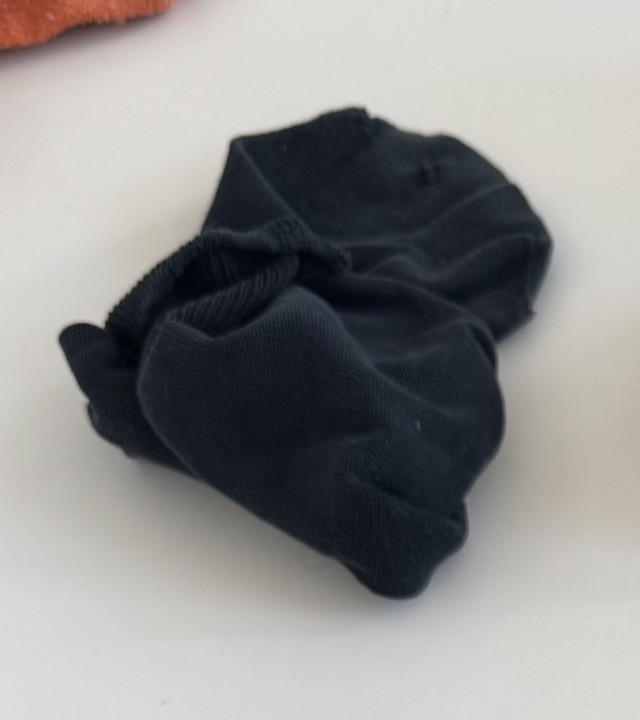
#> input picture colour_classifier/samples/closeup_teach/black.jpg, 640 x 720 px
$ python robot_integration_example.py samples/closeup_teach/black.jpg
#> lines starting #> are read from the running program, lines starting #| are printed output that depends on the picture
### colour_classifier/sock_classifier.py
"""Sock colour classifier. Two modes:

CLOSE-UP (current plan): the arm moves to each known spot and the wrist camera
points straight at one sock. We read the middle of the frame and return one colour.

    from sock_classifier import ArmCamera, read_sock_colour
    cam = ArmCamera(0)                     # wrist webcam index (or IP-cam URL); open once
    colour = read_sock_colour(cam)         # arm at the spot -> "blue" / "empty" / "unknown"

  or, if LeRobot already owns the camera:
    colour = identify_sock(robot.get_observation()["wrist"])

  Setup (with the real wrist camera, at the real close-up pose):
    python sock_classifier.py closeup-teach --camera 1   # SPACE per sock, type its colour
    python sock_classifier.py closeup-run   --camera 1   # live check

SCAN (kept for later): the arm parks at a "scan" (null) pose where the wrist camera sees every sock
spot. Because the pose is repeatable, each spot is a fixed box in the image,
and we only need to say which colour sits in each box.

Robot integration (same Python process as the LeRobot code):

    from sock_classifier import identify_socks
    obs = robot.get_observation()          # arm parked at the scan pose
    socks = identify_socks(obs["wrist"])   # LeRobot frames are RGB (the default here)
    # -> {"spot1": "black", "spot2": "white", "spot3": "empty", "spot4": "unknown"}

Each value is a taught colour name, "empty" (if taught), or "unknown" (nothing
close enough, so don't act on it). Spots come back in a fixed order (spot1, spot2, ...).

Setup workflow (arm parked at the scan pose each time; pass the same
--width/--height as the robot's camera config):
  python sock_classifier.py capture --camera 1           # align camera, SPACE saves a picture
  python sock_classifier.py spots --image captures/latest.png   # draw a box per spot + bare table
  python sock_classifier.py teach --image captures/latest.png   # type the colour in each spot
  python sock_classifier.py run   --camera 1             # live {spot: colour}

--spots other.json uses a different set of spots (e.g. for a test photo).
`spots` / `teach` with --camera instead of --image open the same live preview
first. `teach` before `spots` exists (or with --free) lets you box each sock by
hand, so colours can be taught before the spots are decided.
"""

import argparse
import json
import sys
import time
from pathlib import Path

import cv2
import numpy as np

HERE = Path(__file__).parent
SPOTS_FILE = HERE / "spots.json"
COLOURS_FILE = HERE / "colours.json"
CLOSEUP_COLOURS_FILE = HERE / "colours_closeup.json"
# Used until `closeup-teach` has been run on this machine: taught from phone photos of our socks.
SAMPLE_CLOSEUP_COLOURS_FILE = HERE / "samples" / "colours_closeup_phone.json"
CAPTURE_DIR = HERE / "captures"

# Only the centre of each box is used, so small pose errors don't pull in the table.
SHRINK = 0.2
# A reading is "unknown" (not confident) when either:
#  - it's farther than MAX_DIST (Lab delta-E) from every taught colour, or
#  - the best match isn't clearly better than the runner-up: best distance must be
#    at most MAX_RATIO x the second-best (0.6 = runner-up at least ~1.7x farther).
MAX_DIST = 25.0
MAX_RATIO = 0.6
# Every frame is rescaled so the bare-table box reads this grey, cancelling
# exposure / white-balance drift (otherwise a dim white sock looks like the table).
TABLE_GREY = 180.0
# Close-up mode reads a centred box this fraction of the frame's width/height.
CENTRE = 0.5
# Cheap webcam handling: frames per reading (averaged + voted), seconds to let
# auto-exposure settle after opening (first frames are dark), and stale frames
# dropped before each reading (so we don't read what the camera saw mid-move).
N_FRAMES = 5
WARMUP_S = 1.5
FLUSH_FRAMES = 5
# Windows are shown at most this wide so they fit on a laptop screen.
DISPLAY_WIDTH = 1280

UNKNOWN, EMPTY = "unknown", "empty"
GREEN, ORANGE, YELLOW = (0, 220, 0), (0, 160, 255), (0, 255, 255)


# ── colour maths ────────────────────────────────────────────────────────────

def crop(frame: np.ndarray, box: list[float]) -> np.ndarray:
    """Centre part of a normalised (x, y, w, h) box."""
    h, w = frame.shape[:2]
    x, y, bw, bh = box
    x0 = int((x + bw * SHRINK / 2) * w)
    y0 = int((y + bh * SHRINK / 2) * h)
    x1 = int((x + bw * (1 - SHRINK / 2)) * w)
    y1 = int((y + bh * (1 - SHRINK / 2)) * h)
    return frame[y0:max(y1, y0 + 1), x0:max(x1, x0 + 1)]


# [11 lines left out: functions table_scale, spot_lab, not called in this run]


def sock_spots(spots: dict) -> dict:
    return {k: v for k, v in spots.items() if not k.startswith("_")}


def to_bgr_uint8(image, rgb: bool) -> np.ndarray:
    """Accept numpy or torch, HWC or CHW, uint8 or float in [0, 1]; return BGR uint8 HWC."""
    if hasattr(image, "detach"):  # torch tensor
        image = image.detach().cpu().numpy()
    image = np.asarray(image)
    if image.ndim == 4 and image.shape[0] == 1:  # batch of one
        image = image[0]
    if image.ndim != 3:
        raise ValueError(f"Expected a colour image, got shape {image.shape}")
    if image.shape[0] == 3 and image.shape[-1] != 3:  # CHW -> HWC
        image = np.transpose(image, (1, 2, 0))
    if image.dtype != np.uint8:
        image = image.astype(np.float32)
        if image.max() <= 1.0:
            image = image * 255.0
        image = np.clip(image, 0, 255).astype(np.uint8)
    return cv2.cvtColor(image, cv2.COLOR_RGB2BGR) if rgb else image


def ranked(lab: np.ndarray, refs: dict[str, np.ndarray]) -> list[tuple[float, str]]:
    """[(distance, colour), ...] from closest to farthest taught colour."""
    return sorted((float(np.linalg.norm(r - lab, axis=1).min()), c) for c, r in refs.items())


def nearest(lab: np.ndarray, refs: dict[str, np.ndarray], max_dist: float = MAX_DIST,
            max_ratio: float = MAX_RATIO) -> tuple[str, float]:
    """Closest taught colour and its distance, or "unknown" if it isn't a confident match:
    too far from every taught colour, or almost as close to a second colour."""
    ranking = ranked(lab, refs)
    best_d, best = ranking[0]
    if best_d > max_dist:
        return UNKNOWN, best_d
    if len(ranking) > 1 and best_d > max_ratio * ranking[1][0]:
        return UNKNOWN, best_d
    return best, best_d


# [6 lines left out: function describe, not called in this run]


def centre_box(frac: float = CENTRE) -> list[float]:
    return [(1 - frac) / 2, (1 - frac) / 2, frac, frac]


def load_json(path: Path, hint: str) -> dict:
    if not path.exists():
        raise FileNotFoundError(f"{path} not found. {hint}")
    return json.loads(path.read_text())


class SockClassifier:
    """Loads spots.json + colours.json once; classify() is then a few milliseconds per frame."""

    # [39 lines left out: functions __init__, reload, colour_names, _check_size, classify_detailed, not called in this run]

    def classify(self, image, rgb: bool = True) -> dict[str, str]:
        """Return {spot: colour} for every spot. `rgb=False` for raw OpenCV (BGR) frames."""
        return {k: v[0] for k, v in self.classify_detailed(image, rgb).items()}


_default: SockClassifier | None = None


# [11 lines left out: function identify_socks, not called in this run]


class CloseUpClassifier:
    """Close-up mode: the camera points straight at one sock; returns its colour.

    No lighting correction here (there's no bare table in view), so teach the
    colours with the same camera at the same pose the robot uses.
    """

    def __init__(self, colours_file=None, centre=CENTRE, max_dist=MAX_DIST, max_ratio=MAX_RATIO):
        if colours_file is None:
            colours_file = CLOSEUP_COLOURS_FILE
            if not colours_file.exists():
                colours_file = SAMPLE_CLOSEUP_COLOURS_FILE
                print(f"[sock_classifier] No {CLOSEUP_COLOURS_FILE.name} yet, using the sample colours from phone "
                      "photos. Run `closeup-teach` with the arm camera for reliable results.")
        self.colours_file, self.box, self.max_dist = Path(colours_file), centre_box(centre), max_dist
        self.max_ratio = max_ratio
        self.reload()

    def reload(self):
        """Re-read the colours, e.g. after re-running `closeup-teach` while the robot program runs."""
        self.colours = load_json(self.colours_file, "Run `sock_classifier.py closeup-teach` first.")
#> (reads colour_classifier/colours_closeup.json from the repository)
        if not self.colours:
            raise ValueError(f"{self.colours_file.name} has no colours. Run `sock_classifier.py closeup-teach`.")
        self.refs = {c: np.array(r, dtype=np.float32) for c, r in self.colours.items()}

    # [4 lines left out: function colour_names, not called in this run]

    def lab(self, image, rgb: bool = True) -> np.ndarray:
        return closeup_lab(to_bgr_uint8(image, rgb), self.box)

    def classify_detailed(self, image, rgb: bool = True) -> tuple[str, float]:
        """(colour, distance); distance < ~10 is a confident match. "unknown" when not
        confident: far from every taught colour, or nearly as close to two colours.

        `image` can be one frame or a list of frames. With several frames their colours
        are averaged (beats webcam noise) and each frame votes; if most frames disagree
        with the result (arm still moving, sock half in view) it returns "unknown".
        """
        frames = image if isinstance(image, (list, tuple)) else [image]
        labs = [self.lab(f, rgb) for f in frames]
        colour, dist = nearest(np.median(labs, axis=0), self.refs, self.max_dist, self.max_ratio)
        if len(labs) > 1:
            votes = [nearest(lab, self.refs, self.max_dist, self.max_ratio)[0] for lab in labs]
            if votes.count(colour) <= len(votes) / 2:
                colour = UNKNOWN
        return colour, dist

    def classify(self, image, rgb: bool = True) -> str:
        """Colour of the sock in the middle of the frame(s). `rgb=False` for raw OpenCV (BGR) frames."""
        return self.classify_detailed(image, rgb)[0]

    def read(self, camera: "ArmCamera", n: int = N_FRAMES) -> tuple[str, float]:
        """Take a fresh multi-frame reading from the webcam: (colour, distance)."""
        return self.classify_detailed(camera.frames(n), rgb=False)


def closeup_lab(frame_bgr: np.ndarray, box: list[float]) -> np.ndarray:
    """Median Lab of the reading box, shrunk to 32x32 first: area-averaging smooths out
    the noise, blur and JPEG blocks of a cheap webcam before we take the colour."""
    patch = cv2.resize(crop(frame_bgr, box), (32, 32), interpolation=cv2.INTER_AREA)
    lab = cv2.cvtColor(patch.astype(np.float32) / 255.0, cv2.COLOR_BGR2LAB)
    return np.median(lab.reshape(-1, 3), axis=0)


class ArmCamera:
    """The wrist webcam, read carefully because it's a cheap camera. Frames are BGR.

    source: camera index (0, 1, ...), a video stream URL, or a phone IP-webcam snapshot
    URL ending in .jpg (like ip_cam.py). Open it once and keep it open; opening takes
    WARMUP_S seconds while auto-exposure settles.
    """

    # [37 lines left out: functions __init__, read, frames, not called in this run]

    def close(self):
        if self.cap is not None:
            self.cap.release()

    def __enter__(self):
        return self

    def __exit__(self, *exc):
        self.close()


NO_SCALE = np.ones(3, dtype=np.float32)
_default_closeup: CloseUpClassifier | None = None


# [16 lines left out: functions _closeup, identify_sock, not called in this run]


def read_sock_colour(camera: ArmCamera, n: int = N_FRAMES) -> str:
    """Robot entry point when you own the webcam: fresh n-frame reading -> colour."""
    return _closeup().read(camera, n)[0]


# ── window helpers ──────────────────────────────────────────────────────────

# [153 lines left out: functions fit, close_windows, banner, draw_centre, draw, open_camera and 4 more, not called in this run]


# ── commands ────────────────────────────────────────────────────────────────

def cmd_capture(args):
    live_capture(args, json.loads(SPOTS_FILE.read_text()) if SPOTS_FILE.exists() else None)


# [140 lines left out: functions cmd_spots, cmd_teach, cmd_run, cmd_closeup_teach, swatch, cmd_closeup_run, not called in this run]


# [21 lines that do not run on import are left out]

### colour_classifier/robot_integration_example.py
"""Receiving side: the classifier gives a colour, this maps it to a waypoint.

Close-up flow on the robot, for each known sock location:

    from colour_classifier import ArmCamera, read_sock_colour
    from colour_classifier.robot_integration_example import place_waypoint

    cam = ArmCamera(0)                              # wrist webcam index, open once at start-up
    go_to(view_pose_for_spot)                       # camera pointing straight at the sock
    colour = read_sock_colour(cam)                  # 5 fresh frames, averaged + voted
    # (if LeRobot owns the camera instead: identify_sock(robot.get_observation()[CAMERA]))
    target = place_waypoint(colour)
    if target is not None:                          # None = empty/unknown: leave it
        go_to(pick_pose_for_spot); grab()
        go_to(target); release()

Try it without the robot, on the sample close-ups:
    python colour_classifier/robot_integration_example.py colour_classifier/samples/closeup_test/*.jpg
"""

import sys
from pathlib import Path

try:
    from .sock_classifier import EMPTY, UNKNOWN, CloseUpClassifier
except ImportError:  # run as a script
    from sock_classifier import EMPTY, UNKNOWN, CloseUpClassifier

CAMERA = "wrist"  # the camera's name in the robot config, i.e. the key in robot.get_observation()

# Where each colour goes; names must match the colours taught with `closeup-teach`.
# Replace the strings with whatever your motion code takes (joint dicts, pose names, ...).
PLACE_WAYPOINTS = {
    "black": "place_black",
    "white": "place_white",
    "blue": "place_blue",
    "orange": "place_orange",
}


def place_waypoint(colour: str):
    """Waypoint for this colour, or None if the sock should be left alone."""
    if colour in (EMPTY, UNKNOWN):
        return None
    if colour not in PLACE_WAYPOINTS:
        print(f"[place] no waypoint for colour '{colour}', leaving it")
        return None
    return PLACE_WAYPOINTS[colour]


if __name__ == "__main__":
    import cv2

    here = Path(__file__).parent
    colours = here / "colours_closeup.json"
    if not colours.exists():  # not taught on this machine yet: fall back to the phone-photo samples
        colours = here / "samples" / "colours_closeup_phone.json"
        print(f"(no colours_closeup.json yet, using {colours.relative_to(here)})")
    clf = CloseUpClassifier(colours_file=colours)
    for path in sys.argv[1:]:
        frame = cv2.imread(path)
#> frame is the input picture: shape (720, 640, 3); mean B, G, R 142, 142.7, 143.1
        if frame is None:
            print(f"{path}: could not read")
            continue
        colour, dist = clf.classify_detailed(frame, rgb=False)  # cv2.imread is BGR
#> in classify_detailed, `frames = image if isinstance(image, (list, tuple)) else [image]`: frames = 1 item
#> in crop, `h, w = frame.shape[:2]`: h = 720; w = 640
#> in crop, `x0 = int((x + bw * SHRINK / 2) * w)`: x0 = 192
#> in crop, `y0 = int((y + bh * SHRINK / 2) * h)`: y0 = 216
#> in crop, `x1 = int((x + bw * (1 - SHRINK / 2)) * w)`: x1 = 448
#> in crop, `y1 = int((y + bh * (1 - SHRINK / 2)) * h)`: y1 = 503
#> in crop, `return frame[y0:max(y1, y0 + 1), x0:max(x1, x0 + 1)]`:
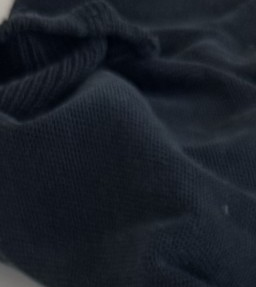
#> returned value: shape (287, 256, 3); mean of channels 0, 1, 2 39.3, 30.7, 25.5; drawn as B, G, R
#> in closeup_lab, `patch = cv2.resize(crop(frame_bgr, box), (32, 32), interpolation=cv2.I..`:
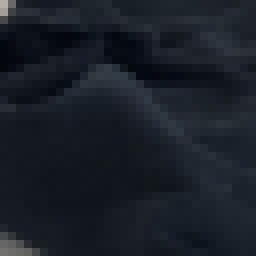
#> patch: shape (32, 32, 3) (shown 8 times larger); mean B, G, R 39.3, 30.7, 25.5
#> in closeup_lab, `lab = cv2.cvtColor(patch.astype(np.float32) / 255.0, cv2.COLOR_BGR2LAB)`: lab: shape (32, 32, 3) float32; mean of channels 0, 1, 2 11.4, 0.2, -6.4
#> in classify_detailed, `labs = [self.lab(f, rgb) for f in frames]`: labs = [[10.48, 0.0938, -6.66]]
#> in nearest, `ranking = ranked(lab, refs)`: ranking = [(10.41, 'black'), (29.45, 'blue'), (39.47, 'orange'), (39.76, 'white')]
#> in nearest, `best_d, best = ranking[0]`: best_d = 10.41; best = 'black'
#> in classify_detailed, `colour, dist = nearest(np.median(labs, axis=0), self.refs, self.max_di..`: dist = 10.41
#> colour = 'black'; dist = 10.41
        print(f"{Path(path).name:18s} {colour:7s} (distance {dist:4.1f}) -> {place_waypoint(colour)}")
#| black.jpg          black   (distance 10.4) -> place_black
